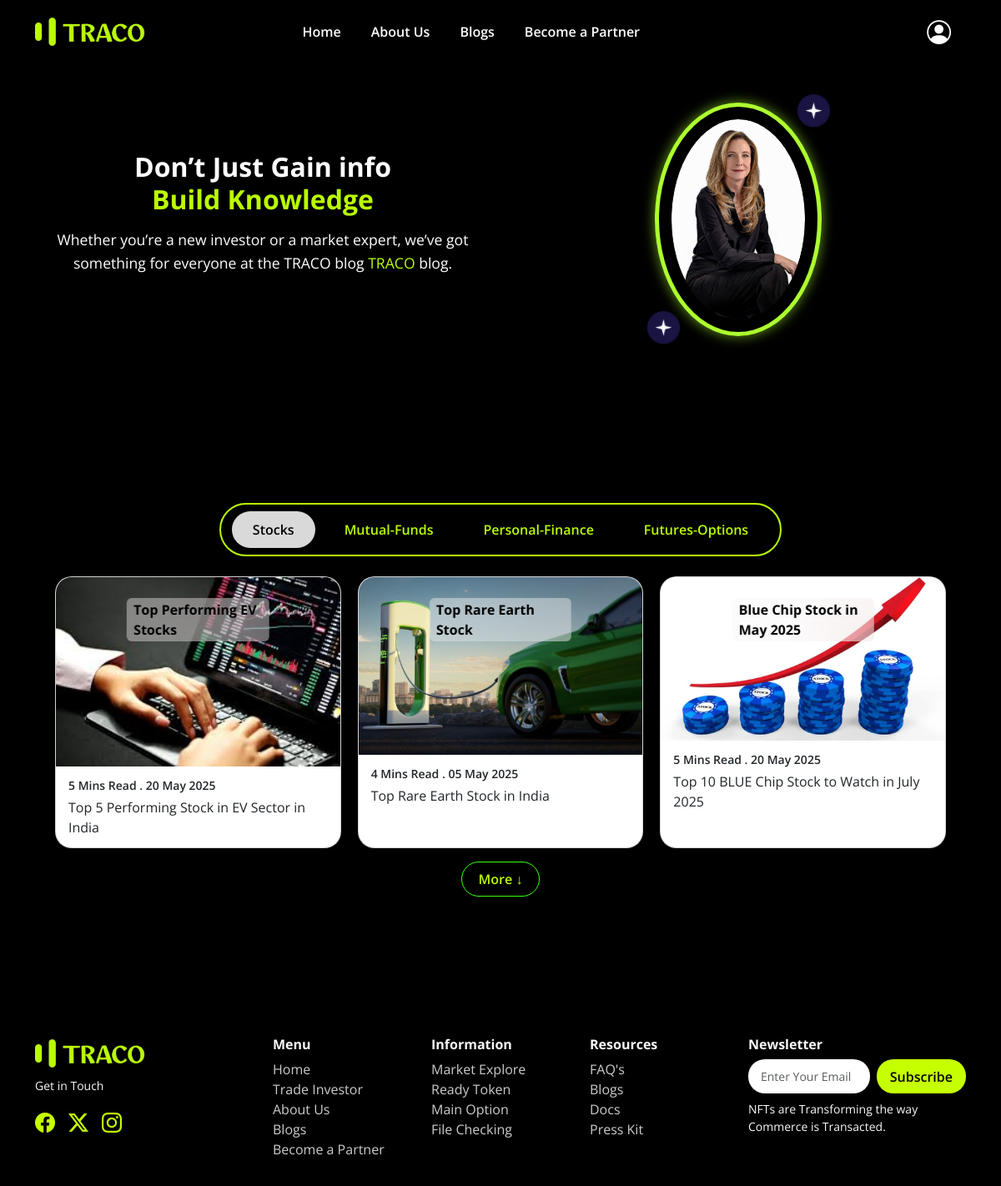
Screenshot of /blog/ with the database file from the repository.
### trading_app/models.py (models this page shows, shortened)
class SiteConfig(models.Model):
    logo = models.ImageField(upload_to='logos/')

class BlogIntroSection(models.Model):
    title = models.CharField(max_length=255, help_text="Main heading before highlighted text")
    highlight_title = models.CharField(max_length=100, help_text="Highlighted text in neon green (e.g. Build Knowledge)")
    description = models.TextField(help_text="Paragraph under the heading")
    highlight_word = models.CharField(max_length=50, help_text="Highlighted word inside description (e.g. TRACO)")
    image = models.ImageField(upload_to='blog/intro/', help_text="Main oval image")
    icon1 = models.ImageField(upload_to='blog/intro/icons/', blank=True, null=True, help_text="Top-right decorative icon")
    icon2 = models.ImageField(upload_to='blog/intro/icons/', blank=True, null=True, help_text="Bottom-left decorative icon")
    class Meta:
        verbose_name = "Blog Intro Section"
        verbose_name_plural = "Blog Intro Section"

class BlogPost(models.Model):
    CATEGORY_CHOICES = [
        ('stocks', 'Stocks'),
        ('mutual-funds', 'Mutual Funds'),
        ('personal-finance', 'Personal Finance'),
        ('futures-options', 'Futures & Options'),
    ]
    title = models.CharField(max_length=255)
    meta = models.CharField(max_length=255, help_text="E.g. '5 Mins Read · 20 May 2025'")
    description = models.TextField()
    image = models.ImageField(upload_to='blogs/')
    category = models.CharField(max_length=50, choices=CATEGORY_CHOICES)
    created_at = models.DateTimeField(auto_now_add=True)

### trading_app/views.py (the view)
# urls.py: path("blog/", views.blog_view, name="blog"),
def blog_view(request):
    blog_intro = BlogIntroSection.objects.first()
    posts_by_category = defaultdict(list)
    posts = BlogPost.objects.order_by('created_at')
    for post in posts:
        posts_by_category[post.category].append(post)
    posts_by_category = dict(posts_by_category)
    return render(request, "blog/blog.html", {
        "blog_intro": blog_intro,
        "blog_posts": posts_by_category,
    })

### trading_app/context_processors.py (called while the page is built)
def site_config(request):
    return {'site_config': SiteConfig.objects.first()}

### trading_app/templates/blog/blog.html (shortened to what this page needs)
{% extends "base.html" %}
{% block content %}
  {% include "blog/sections/intro.html" %}
   {% include "blog/sections/blog_categories.html" %}
{% endblock %}

### trading_app/templates/partials/_navbar.html (shortened to what this page needs)
{% load static %}
<nav class="navbar navbar-expand-lg">
    <div class="container">
        <a class="navbar-brand" href="{% url 'home' %}">
            {% if site_config and site_config.logo %}
                <img src="{{ site_config.logo.url }}" alt="Site Logo" height="40">
            {% endif %}
        </a>
        <div class="collapse navbar-collapse" id="mainNav">
            <ul class="navbar-nav mx-auto">
                <li class="nav-item"><a class="nav-link" href="{% url 'home' %}">Home</a></li>
                <li class="nav-item"><a class="nav-link" href="{% url 'about' %}">About Us</a></li>
                <li class="nav-item"><a class="nav-link" href="{% url 'blog' %}">Blogs</a></li>
                <li class="nav-item"><a class="nav-link" href="{% url 'become_partner' %}">Become a Partner</a></li>
            </ul>
            <ul class="navbar-nav ms-auto">
                {% if user.is_authenticated %}
                    <li class="nav-item dropdown">
                        <a class="nav-link d-flex align-items-center" href="#" id="userDropdown" role="button" data-bs-toggle="dropdown" aria-expanded="false">
                            <i class="bi bi-person-circle" style="font-size: 1.8rem;"></i>
                            <span class="ms-1">{{ user.first_name }}</span>
                        </a>
                        <ul class="dropdown-menu dropdown-menu-end" aria-labelledby="userDropdown">
                            <li><a class="dropdown-item" href="{% url 'logout' %}">Logout</a></li>
                        </ul>
                    </li>
                {% else %}
                    <li class="nav-item">
                        <a href="{% url 'login' %}" class="nav-link">
                            <i class="bi bi-person-circle" style="font-size: 1.8rem;"></i>
                        </a>
                    </li>
                {% endif %}
            </ul>
        </div>
    </div>
</nav>

### trading_app/templates/blog/sections/intro.html
<section class="blog-intro py-5">
  <div class="container">
    <div class="row align-items-center">
      <div class="col-lg-6 mb-4 mb-lg-0 text-center">
        <h2 class="blog-title text-center">
          {{ blog_intro.title }} <br>
          <span class="highlight">{{ blog_intro.highlight_title }}</span>
        </h2>
        <p class="blog-desc text-center">
          {{ blog_intro.description|safe }}
          <span class="highlight">{{ blog_intro.highlight_word }}</span> blog.
        </p>
      </div>
      <div class="col-lg-6 d-flex justify-content-center">
        <div class="outer-oval position-relative">
          {% if blog_intro.icon1 %}
            <img src="{{ blog_intro.icon1.url }}" alt="icon1" class="decor-icon top-right ">
          {% endif %}
          {% if blog_intro.icon2 %}
            <img src="{{ blog_intro.icon2.url }}" alt="icon2" class="decor-icon bottom-left">
          {% endif %}
          <div class="inner-oval">
            {% if blog_intro.image %}
              <img src="{{ blog_intro.image.url }}" alt="Blog Image" class="img-fluid rounded-circle">
            {% endif %}
          </div>
        </div>
      </div>
    </div>
  </div>
</section>

### trading_app/templates/blog/sections/blog_categories.html (shortened to what this page needs)
<div class="blog-section"></div>
<div class="container py-5">
  <div class="p-4" style="background:black; border-radius:40px;">
    <div class="d-flex justify-content-center mb-4">
      <div class="category-tabs d-flex rounded-pill p-2">
        {% for category, posts in blog_posts.items %}
          <button class="category-tab {% if forloop.first %}active{% endif %}"
                  data-category="cat-{{ category }}">
            {{ category|title }}
          </button>
        {% endfor %}
      </div>
    </div>
    {% for category, posts in blog_posts.items %}
     <div class="category-section {% if not forloop.first %}d-none{% endif %}" id="cat-{{ category }}">
  <div class="cards-grid">
    {% for post in posts %}
      <div class="card blog-card {% if forloop.counter > 3 %}d-none{% endif %}">
        <div class="position-relative">
          <img src="{{ post.image.url }}" class="card-img-top" alt="{{ post.title }}">
          <div class="card-title-overlay">
            {{ post.title }}
          </div>
        </div>
        <div class="card-body">
          <p class="text-dark small mb-1 fw-semibold">{{ post.meta }}</p>
          <p class="mb-0 text-dark">{{ post.description|truncatechars:100 }}</p>
        </div>
      </div>
    {% endfor %}
  </div>
  {% if posts|length > 3 %}
    <div class="text-center mt-3">
      <button class="btn btn-outline-success load-more-btn" data-category="cat-{{ category }}">
        More ↓
      </button>
    </div>
  {% endif %}
</div>
    {% endfor %}
  </div>
</div>

### trading_app/templates/partials/_footer.html (shortened to what this page needs)
{% load static %}
<footer class="footer text-light pt-5 pb-3 mt-5">
  <div class="container">
    <div class="row gy-4">
<div class="col-lg-3 col-md-6 d-flex flex-column align-items-start">
  <div class="d-flex align-items-center mb-2">
    {% if site_config and site_config.logo %}
        <img src="{{ site_config.logo.url }}" alt="Footer Logo" height="40">
    {% endif %}
</div>
    <p class="small">Get in Touch</p>
    <div class="d-flex gap-3">
        <a href="#" class="social-icon"><i class="bi bi-facebook"></i></a>
        <a href="#" class="social-icon"><i class="bi bi-twitter-x"></i></a>
        <a href="#" class="social-icon"><i class="bi bi-instagram"></i></a>
    </div>
</div>
      <div class="col-lg-2 col-md-6">
        <h6 class="fw-bold">Menu</h6>
        <ul class="list-unstyled">
          <li><a href="{% url 'home' %}" class="footer-link">Home</a></li>
          <li><a href="{% url 'trade_investor' %}" class="footer-link">Trade Investor</a></li>
          <li><a href="{% url 'about' %}"class="footer-link">About Us</a></li>
          <li><a href="{% url 'blog' %}" class="footer-link">Blogs</a></li>
          <li><a href="{% url 'become_partner' %}" class="footer-link">Become a Partner</a></li>
        </ul>
      </div>
      <div class="col-lg-2 col-md-6">
        <h6 class="fw-bold">Information</h6>
        <ul class="list-unstyled">
          <li><a href="{% url 'market_explore' %}" class="footer-link">Market Explore</a></li>
    <li><a href="{% url 'ready_token' %}" class="footer-link">Ready Token</a></li>
    <li><a href="{% url 'main_option' %}" class="footer-link">Main Option</a></li>
    <li><a href="{% url 'file_checking' %}" class="footer-link">File Checking</a></li>
        </ul>
      </div>
      <div class="col-lg-2 col-md-6">
        <h6 class="fw-bold">Resources</h6>
        <ul class="list-unstyled">
         <li><a href="{% url 'faq' %}" class="footer-link">FAQ's</a></li>
    <li><a href="{% url 'blog' %}" class="footer-link">Blogs</a></li>
    <li><a href="{% url 'docs' %}" class="footer-link">Docs</a></li>
    <li><a href="{% url 'press_kit' %}" class="footer-link">Press Kit</a></li>
        </ul>
      </div>
      <div class="col-lg-3 col-md-12">
        <h6 class="fw-bold">Newsletter</h6>
        <form method="post" class="d-flex">
          <input type="email" class="form-control me-2" placeholder="Enter Your Email" name="email">
          <button class="btn btn-subscribe px-3" type="submit">Subscribe</button>
        </form>
        <p class="small mt-2">
          NFTs are Transforming the way Commerce is Transacted.
        </p>
      </div>
    </div>
  </div>
</footer>

### trading_app/static/css/style.css (style rules this page uses)
html, body { height: 100%; margin: 0; font-family: 'Open Sans', sans-serif; display: flex; flex-direction: column; background-color: #000; }
.navbar { background-color: #000000; }
.navbar-brand img { height: 40px; }
.navbar-nav .nav-link { color: white !important; font-weight: 600; margin: 0 10px; transition: color 0.3s ease; }
.footer { font-family: 'Open Sans', sans-serif; margin-top: auto; background-color: #000000; color: #ccc; }
.footer-link { color: #ccc; text-decoration: none; transition: color 0.3s ease; }
.social-icon { font-size: 1.5rem; color: #C6FF00; transition: transform 0.3s ease, color 0.3s ease; }
.btn-subscribe { background-color: #C6FF00; border: none; color: black; font-weight: 600; border-radius: 20px; }
.highlight { color: #39FF14; }
.blog-intro { padding: 60px 0; font-family: 'Open Sans', sans-serif; }
.blog-title { font-size: 2rem; font-weight: 700; color: #fff; text-align: center; margin-bottom: 15px; }
.blog-title .highlight, .blog-desc .highlight { color: #ADFF2F; }
.blog-desc { font-size: 1.1rem; color: #fff; text-align: center; line-height: 1.6; }
.outer-oval { width: 200px; height: 280px; border-radius: 50% / 50%; display: flex; justify-content: center; align-items: center; position: relative; border: 5px solid #ADFF2F; background: transparent; box-shadow: 0 0 15px rgba(173, 255, 47, 0.6); }
.inner-oval { width: 160px; height: 240px; border-radius: 50% / 50%; overflow: hidden; background: #111; }
.inner-oval img { width: 100%; height: 100%; object-fit: cover; }
.decor-icon { position: absolute; width: 40px; height: 40px; }
.decor-icon.top-right { top: -15px; right: -15px; animation: float 3s infinite ease-in-out; }
.decor-icon.bottom-left { bottom: -15px; left: -15px; animation: float 3s infinite ease-in-out reverse; }
.blog-title { font-size: 2rem; font-weight: 700; color: #fff; text-align: left; margin-bottom: 15px; }
.blog-title .highlight, .blog-desc .highlight { color: #BAFD02; }
.blog-desc { font-size: 1.1rem; color: #fff; text-align: left; line-height: 1.6; }
.blog-section { background: black; border-radius: 40px; padding: 40px 20px; margin: 0 auto; max-width: 1000px; }
.cards-grid { display: grid; grid-template-columns: repeat(3, 1fr); gap: 20px; }
.blog-card { background: white; border-radius: 20px; overflow: hidden; box-shadow: 0 2px 6px rgba(0,0,0,0.2); }
.card-title-overlay { position: absolute; top: 25px; left: 50%; transform: translateX(-50%); font-weight: bold; font-size: 1rem; color: black; background: rgba(247, 245, 245, 0.4); backdrop-filter: blur(35px); -webkit-backdrop-filter: blur(20px); padding: 2px 8px; border-radius: 6px; }
.blog-card .card-body { padding: 12px 15px; }
.category-tabs { background: black; border: 2px solid #BAFD02; border-radius: 40px; padding: 5px 10px; }
.category-tab { border: none; background: transparent; color: #BAFD02; font-weight: 600; padding: 10px 25px; margin: 0 5px; border-radius: 30px; cursor: pointer; transition: all 0.3s ease; }
.category-tab.active { background: #D9D9D9; color: black; }
.load-more-btn, .load-less-btn { border: 1px solid #39FF14 !important; color: #BAFD02 !important; background: transparent; border-radius: 25px; padding: 8px 20px; font-weight: 600; transition: all 0.3s ease; }
@media (min-width: 576px) { .cards-grid { grid-template-columns: repeat(2, 1fr); } }
@media (min-width: 992px) { .cards-grid { grid-template-columns: repeat(3, 1fr); } }
input[type="text"], input[type="email"], input[type="password"] { border-radius: 20px; border: none; padding: 10px 15px; width: 100%; font-size: 14px; }

### rows the page displays
SiteConfig: logo (picture)
BlogIntroSection: title "Don’t Just Gain info", highlight_title "Build Knowledge", description "Whether you’re a new investor or a market expert, we’ve got something for everyone at the TRACO blog", highlight_word "TRACO", icon1 (picture), icon2 (picture), image (picture)
BlogPost: category "Stocks", image (picture), title "Top Performing EV Stocks", meta "5 Mins Read . 20 May 2025", description "Top 5 Performing Stock in EV Sector in India"
BlogPost: category "Mutual-Funds"
BlogPost: category "Personal-Finance"
BlogPost: category "Futures-Options"
BlogPost: image (picture), title "Top Rare Earth Stock", meta "4 Mins Read . 05 May 2025", description "Top Rare Earth Stock in India"
BlogPost: image (picture), title "Blue Chip Stock in May 2025", meta "5 Mins Read . 20 May 2025", description "Top 10 BLUE Chip Stock to Watch in July 2025"
